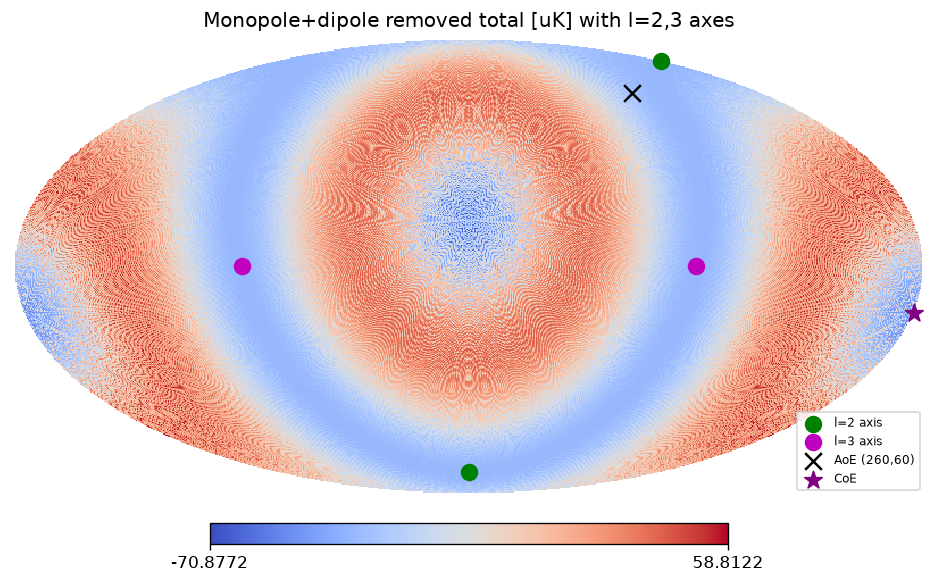

The script that saved this image:
# Quadrupole/octopole axes (max angular-momentum dispersion, de Oliveira-Costa et al. 2004) of the monopole+dipole-removed map vs axis of evil (260,60).
import numpy as np,healpy as hp,json,matplotlib;matplotlib.use('Agg');import matplotlib.pyplot as plt
m=np.load('cmb_lightpath_maps.npz')['tot_nodip'];alm=hp.map2alm(m,lmax=3,iter=3)
def full(l):
    a=np.zeros(2*l+1,complex)
    for mm in range(l+1):
        v=alm[hp.Alm.getidx(3,l,mm)];a[l+mm]=v
        if mm:a[l-mm]=(-1)**mm*np.conj(v)
    return a
def axis(l):
    ms=np.arange(-l,l+1);Lz=np.diag(ms).astype(complex);Lp=np.zeros((2*l+1,)*2,complex)
    for i,mm in enumerate(ms[:-1]):Lp[i+1,i]=np.sqrt(l*(l+1)-mm*(mm+1))
    Lx=(Lp+Lp.conj().T)/2;Ly=(Lp-Lp.conj().T)/2j;a=full(l);Ls=[Lx,Ly,Lz]
    A=np.array([[np.real(np.vdot(Li@a,Lj@a)) for Lj in Ls] for Li in Ls]);w,v=np.linalg.eigh(A);n=v[:,-1]
    lon,lat=hp.vec2ang(n,lonlat=True);return n,float(lon[0]),float(lat[0])
def ang(a,b):return float(np.degrees(np.arccos(abs(np.clip(a@b,-1,1)))))
aoe=np.array(hp.ang2vec(260,60,lonlat=True));coe=np.array(hp.ang2vec(180,-15,lonlat=True))
R={}
for l in(2,3):
    n,lo,la=axis(l);R[l]=dict(l=lo,b=la,angle_to_AoE=ang(n,aoe),angle_to_CoE_axis=ang(n,coe))
R['CoE_axis_to_AoE']=ang(coe,aoe);json.dump(R,open('cmb_lightpath_lowl_axes.json','w'),indent=1);print(R)
fig=plt.figure(figsize=(9,5));hp.mollview(m*2.7255e6,fig=fig.number,title='Monopole+dipole removed total [uK] with l=2,3 axes',cmap='coolwarm')
for l,c in((2,'g'),(3,'m')):
    hp.projscatter(R[l]['l'],R[l]['b'],lonlat=True,c=c,s=90,marker='o',label=f'l={l} axis');hp.projscatter((R[l]['l']+180)%360,-R[l]['b'],lonlat=True,c=c,s=90,marker='o')
hp.projscatter(260,60,lonlat=True,c='k',marker='x',s=100,label='AoE (260,60)');hp.projscatter(180,-15,lonlat=True,c='purple',marker='*',s=120,label='CoE')
plt.legend(loc='lower right',fontsize=7);plt.savefig('cmb_lightpath_lowl_axes.png',dpi=120,bbox_inches='tight')
